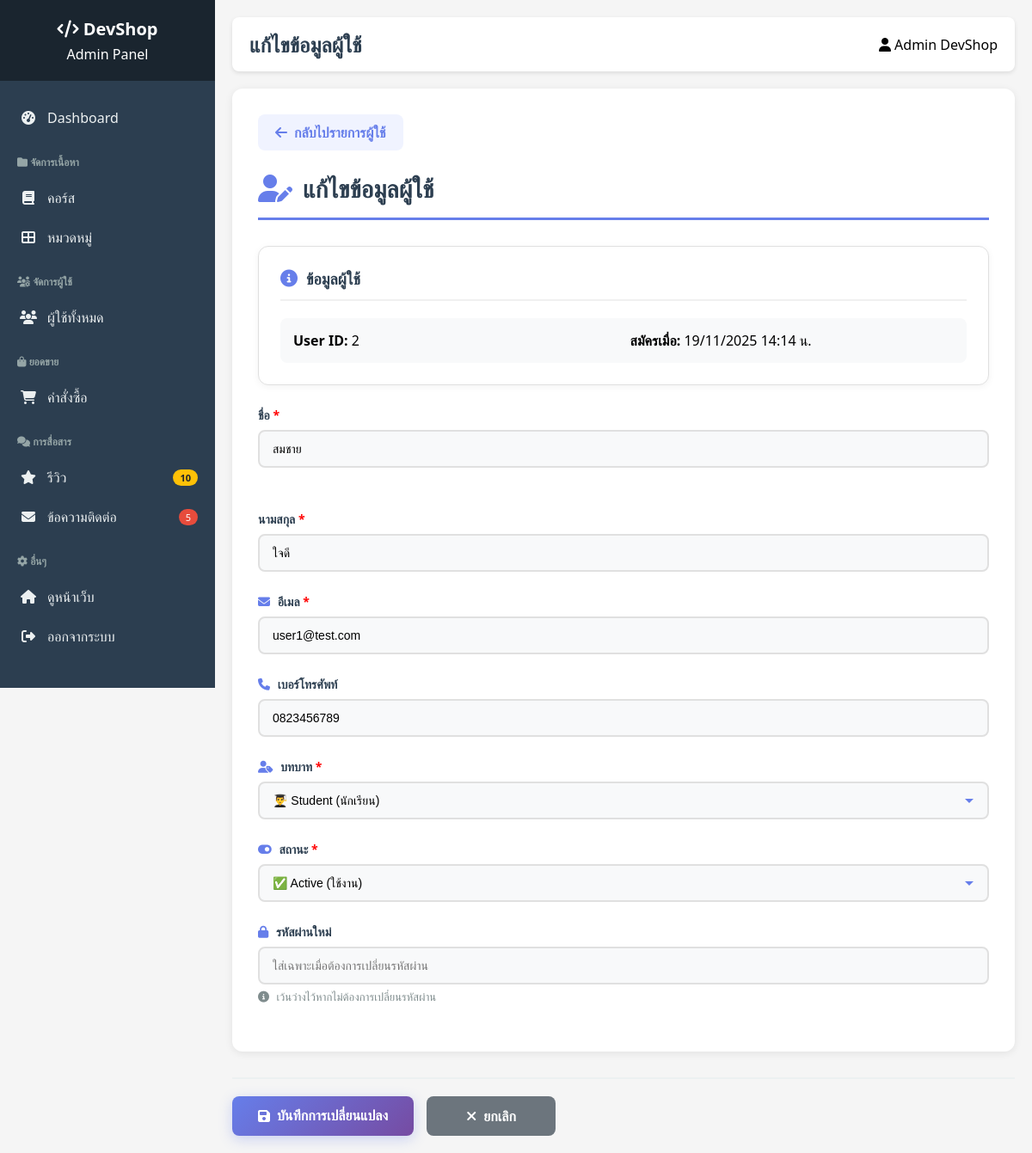
/admin/user_edit.php?id=2 (signed in), run on the app's committed database.
### tables this page shows
CREATE TABLE `users` (
  `user_id` int NOT NULL AUTO_INCREMENT,
  `email` varchar(100) NOT NULL,
  `password` varchar(255) NOT NULL,
  `first_name` varchar(50) NOT NULL,
  `last_name` varchar(50) NOT NULL,
  `phone` varchar(20) DEFAULT NULL,
  `bio` text,
  `profile_image` varchar(255) DEFAULT NULL,
  `role` enum('student','instructor','admin') DEFAULT 'student',
  `status` enum('active','inactive','banned') DEFAULT 'active',
  `created_at` timestamp NULL DEFAULT CURRENT_TIMESTAMP,
  `updated_at` timestamp NULL DEFAULT CURRENT_TIMESTAMP ON UPDATE CURRENT_TIMESTAMP,
  PRIMARY KEY (`user_id`),
  UNIQUE KEY `email` (`email`),
  KEY `idx_email` (`email`),
  KEY `idx_role` (`role`)
);

### admin/user_edit.php (the view, shortened to what this page needs)
<?php
require_once '../includes/config.php';
$user_id = intval($_GET['id']);
$user = $conn->query("SELECT * FROM users WHERE user_id = $user_id")->fetch_assoc();
?>
<?php include 'includes/header.php'; ?>
<link rel="stylesheet" href="../assets/css/admin-reviews.css">
<div class="content-box form-container">
    <a href="users.php" class="back-link">
        <i class="fas fa-arrow-left"></i> กลับไปรายการผู้ใช้
    </a>
    <h2><i class="fas fa-user-edit"></i> แก้ไขข้อมูลผู้ใช้</h2>
    <div class="form-section">
        <div class="form-section-title">
            <i class="fas fa-info-circle"></i> ข้อมูลผู้ใช้
        </div>
        <div style="display: grid; grid-template-columns: 1fr 1fr; gap: 15px; padding: 15px; background: #f8f9fa; border-radius: 8px;">
            <div>
                <strong>User ID:</strong> <?php echo $user['user_id']; ?>
            </div>
            <div>
                <strong>สมัครเมื่อ:</strong> <?php echo date('d/m/Y H:i น.', strtotime($user['created_at'])); ?>
            </div>
        </div>
    </div>
    <form method="POST" action="">
        <div class="form-grid">
            <div class="form-group">
                <label for="first_name">ชื่อ <span style="color: red;">*</span></label>
                <input type="text" id="first_name" name="first_name"
                       value="<?php echo htmlspecialchars($user['first_name']); ?>" required>
            </div>
            <div class="form-group">
                <label for="last_name">นามสกุล <span style="color: red;">*</span></label>
                <input type="text" id="last_name" name="last_name"
                       value="<?php echo htmlspecialchars($user['last_name']); ?>" required>
            </div>
        </div>
            <div class="form-group">
                <label for="email"><i class="fas fa-envelope"></i> อีเมล <span style="color: red;">*</span></label>
                <input type="email" id="email" name="email"
                       value="<?php echo htmlspecialchars($user['email']); ?>" required>
            </div>
            <div class="form-group">
                <label for="phone"><i class="fas fa-phone"></i> เบอร์โทรศัพท์</label>
                <input type="text" id="phone" name="phone"
                       value="<?php echo htmlspecialchars($user['phone'] ?? ''); ?>"
                       placeholder="เช่น 0812345678">
            </div>
            <div class="form-group">
                <label for="role"><i class="fas fa-user-tag"></i> บทบาท <span style="color: red;">*</span></label>
                <select id="role" name="role" required>
                    <option value="student" <?php echo $user['role'] == 'student' ? 'selected' : ''; ?>>
                        👨‍🎓 Student (นักเรียน)
                    </option>
                </select>
            </div>
            <div class="form-group">
                <label for="status"><i class="fas fa-toggle-on"></i> สถานะ <span style="color: red;">*</span></label>
                <select id="status" name="status" required>
                    <option value="active" <?php echo $user['status'] == 'active' ? 'selected' : ''; ?>>
                        ✅ Active (ใช้งาน)
                    </option>
                </select>
            </div>
            <div class="form-group full-width">
                <label for="password"><i class="fas fa-lock"></i> รหัสผ่านใหม่</label>
                <input type="password" id="password" name="password"
                       placeholder="ใส่เฉพาะเมื่อต้องการเปลี่ยนรหัสผ่าน">
                <small style="color: #7f8c8d;">
                    <i class="fas fa-info-circle"></i> เว้นว่างไว้หากไม่ต้องการเปลี่ยนรหัสผ่าน
                </small>
            </div>
        </div>
        <div class="button-group">
            <button type="submit" class="btn btn-primary">
                <i class="fas fa-save"></i> บันทึกการเปลี่ยนแปลง
            </button>
            <a href="users.php" class="btn btn-secondary">
                <i class="fas fa-times"></i> ยกเลิก
            </a>
        </div>
</div>
<?php include 'includes/footer.php'; ?>

### assets/css/admin-reviews.css (style rules this page uses)
.content-box { background: white; padding: 20px; border-radius: 8px; box-shadow: 0 2px 5px rgba(0,0,0,0.1); }
.form-container { width: 100%; max-width: none; }
.form-container h2 { font-size: 28px; color: #2c3e50; margin-bottom: 30px; padding-bottom: 15px; border-bottom: 3px solid #667eea; display: flex; align-items: center; gap: 12px; }
.form-container h2 i { color: #667eea; font-size: 32px; }
.form-group { margin-bottom: 25px; position: relative; }
.form-group label { display: block; margin-bottom: 8px; font-weight: 600; color: #2c3e50; font-size: 14px; }
.form-group label i { margin-right: 5px; color: #667eea; }
.form-group input[type="text"], .form-group input[type="email"], .form-group input[type="number"], .form-group input[type="password"], .form-group input[type="file"], .form-group textarea, .form-group select { width: 100%; padding: 12px 15px; border: 2px solid #e0e0e0; border-radius: 8px; font-size: 14px; transition: all 0.3s; background: #f8f9fa; }
.btn-primary { background: linear-gradient(135deg, #667eea 0%, #764ba2 100%); color: white; padding: 12px 30px; border: none; border-radius: 8px; font-size: 16px; font-weight: 600; cursor: pointer; display: inline-flex; align-items: center; gap: 8px; text-decoration: none; transition: all 0.3s; box-shadow: 0 4px 15px rgba(102, 126, 234, 0.3); }
.btn-secondary { background: #6c757d; color: white; padding: 12px 30px; border: none; border-radius: 8px; font-size: 16px; font-weight: 600; cursor: pointer; text-decoration: none; display: inline-flex; align-items: center; gap: 8px; transition: all 0.3s; }
.form-grid { display: grid; grid-template-columns: repeat(auto-fit, minmax(350px, 1fr)); gap: 25px; }
@media (min-width: 900px) and (max-width: 1399px) { .form-grid { grid-template-columns: repeat(2, 1fr); } }
.form-group small { display: block; margin-top: 5px; font-size: 13px; color: #7f8c8d; }
.form-group small i { margin-right: 5px; }
.button-group { display: flex; gap: 15px; margin-top: 30px; padding-top: 20px; border-top: 2px solid #ecf0f1; }
.button-group button, .button-group .btn { min-width: 150px; justify-content: center; }
.back-link { display: inline-flex; align-items: center; gap: 8px; color: #667eea; text-decoration: none; margin-bottom: 20px; font-weight: 600; }
@media (max-width: 1200px) { .form-grid { grid-template-columns: 1fr; } }
.form-section { background: white; padding: 25px; border-radius: 12px; margin-bottom: 25px; border: 1px solid #e0e0e0; box-shadow: 0 2px 8px rgba(0,0,0,0.05); }
.form-section-title { font-size: 18px; font-weight: 600; color: #2c3e50; margin-bottom: 20px; padding-bottom: 12px; border-bottom: 2px solid #f0f0f0; display: flex; align-items: center; gap: 10px; }
.form-section-title i { color: #667eea; font-size: 20px; }
.content-box { background: white; padding: 30px; border-radius: 12px; box-shadow: 0 2px 10px rgba(0,0,0,0.08); width: 100%; }
.form-group select { appearance: none; background-repeat: no-repeat; background-position: right 15px center; padding-right: 40px; }
.back-link { display: inline-flex; align-items: center; gap: 8px; color: #667eea; text-decoration: none; margin-bottom: 25px; font-weight: 600; padding: 10px 20px; border-radius: 8px; background: #f0f3ff; transition: all 0.3s; }
.back-link i { font-size: 16px; }

### admin/includes/header.php (style rules this page uses)
* { margin: 0; padding: 0; box-sizing: border-box; }
body { font-family: 'Segoe UI', Tahoma, Geneva, Verdana, sans-serif; background: #f5f5f5; }
.btn { padding: 8px 15px; border-radius: 5px; text-decoration: none; transition: all 0.3s; }
.btn-primary { background: #667eea; color: white; }

### data on the page
users: user_id "2", created_at "19/11/2025 14:14 น.", first_name "สมชาย", last_name "ใจดี", email "user1@test.com", phone "0823456789", role "👨‍🎓 Student (นักเรียน)", status "✅ Active (ใช้งาน)"

### other printed values
$new_reviews "10"
$new_messages "5"
$page_title "แก้ไขข้อมูลผู้ใช้"
$_SESSION['user_name'] "Admin DevShop"
